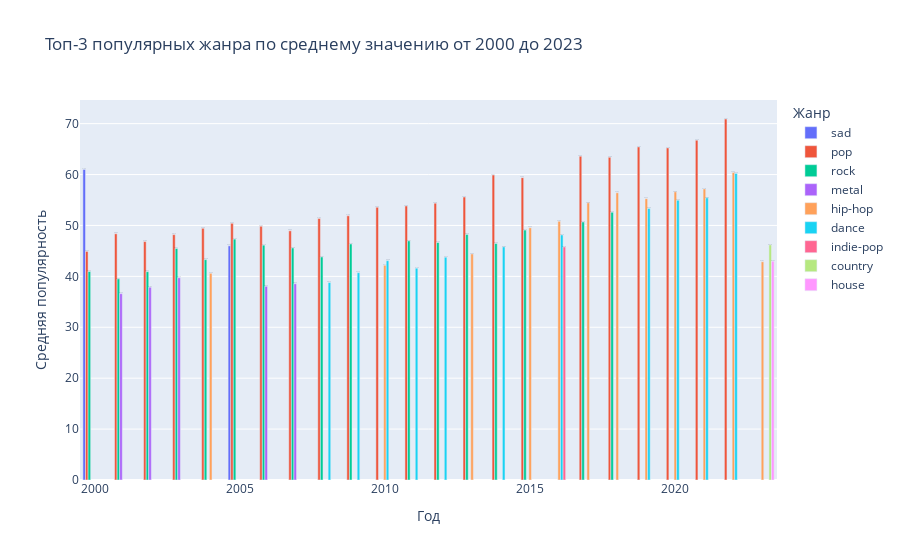

Notebook source saved alongside this figure:
### Markdown cell above
### 3. Как менялись популярные жанры от 2000 от 2023? 

**Результат**: Код, реализующий график:
- 3 самых популярных по среднему значению жанра каждого года, с подписью значений

График должен иметь название, подписанные оси и подпись значений

**Дополнительно**: Текстовый ответ, какие жанры оказывались в топ-3 чаще всего.

### Code cell
# YOUR CODE HERE
average_genre_popularity = df.groupby(['year', 'genre'])['popularity'].mean().reset_index()
top_3_genres = average_genre_popularity.sort_values(['year', 'popularity'], ascending=[True, False]).groupby('year').head(3)
fig = px.bar(top_3_genres, 
             x='year', 
             y='popularity', 
             color='genre', 
             text='popularity',
             title='Топ-3 популярных жанра по среднему значению от 2000 до 2023',
             labels={'year': 'Год', 'popularity': 'Средняя популярность'},
             barmode='group')
fig.update_traces(texttemplate='%{text:.2f}', textposition='outside')
fig.update_layout(yaxis_title='Средняя популярность', xaxis_title='Год', legend_title='Жанр')
fig.show()

### Figure 1 — Plotly figure (JSON) as saved in the notebook; plotly's stock layout.template omitted (floating-point values rounded to 4 significant figures)
{"data": [{"alignmentgroup": "True", "hovertemplate": "genre=sad<br>Год=%{x}<br>Средняя популярность=%{text}<extra></extra>", "legendgroup": "sad", "marker": {"color": "#636efa", "pattern": {"shape": ""}}, "name": "sad", "offsetgroup": "sad", "orientation": "v", "showlegend": true, "text": [61, 46], "textposition": "outside", "texttemplate": "%{text:.2f}", "type": "bar", "x": [2000, 2005], "xaxis": "x", "y": [61, 46], "yaxis": "y"}, {"alignmentgroup": "True", "hovertemplate": "genre=pop<br>Год=%{x}<br>Средняя популярность=%{text}<extra></extra>", "legendgroup": "pop", "marker": {"color": "#EF553B", "pattern": {"shape": ""}}, "name": "pop", "offsetgroup": "pop", "orientation": "v", "showlegend": true, "text": [44.9, 48.36, 46.83, 48.19, 49.44, 50.42, 49.84, 48.95, 51.36, 51.9, 53.56, 53.83, 54.38, 55.59, 59.91, 59.39, 63.59, 63.38, 65.42, 65.24, 66.74, 70.91], "textposition": "outside", "texttemplate": "%{text:.2f}", "type": "bar", "x": [2000, 2001, 2002, 2003, 2004, 2005, 2006, 2007, 2008, 2009, 2010, 2011, 2012, 2013, 2014, 2015, 2017, 2018, 2019, 2020, 2021, 2022], "xaxis": "x", "y": [44.9, 48.36, 46.83, 48.19, 49.44, 50.42, 49.84, 48.95, 51.36, 51.9, 53.56, 53.83, 54.38, 55.59, 59.91, 59.39, 63.59, 63.38, 65.42, 65.24, 66.74, 70.91], "yaxis": "y"}, {"alignmentgroup": "True", "hovertemplate": "genre=rock<br>Год=%{x}<br>Средняя популярность=%{text}<extra></extra>", "legendgroup": "rock", "marker": {"color": "#00cc96", "pattern": {"shape": ""}}, "name": "rock", "offsetgroup": "rock", "orientation": "v", "showlegend": true, "text": [40.95, 39.51, 40.92, 45.47, 43.28, 47.32, 46.13, 45.58, 43.81, 46.37, 46.97, 46.65, 48.23, 46.45, 49.1, 50.68, 52.59], "textposition": "outside", "texttemplate": "%{text:.2f}", "type": "bar", "x": [2000, 2001, 2002, 2003, 2004, 2005, 2006, 2007, 2008, 2009, 2011, 2012, 2013, 2014, 2015, 2017, 2018], "xaxis": "x", "y": [40.95, 39.51, 40.92, 45.47, 43.28, 47.32, 46.13, 45.58, 43.81, 46.37, 46.97, 46.65, 48.23, 46.45, 49.1, 50.68, 52.59], "yaxis": "y"}, {"alignmentgroup": "True", "hovertemplate": "genre=metal<br>Год=%{x}<br>Средняя популярность=%{text}<extra></extra>", "legendgroup": "metal", "marker": {"color": "#ab63fa", "pattern": {"shape": ""}}, "name": "metal", "offsetgroup": "metal", "orientation": "v", "showlegend": true, "text": [36.6, 37.86, 39.73, 38.04, 38.55], "textposition": "outside", "texttemplate": "%{text:.2f}", "type": "bar", "x": [2001, 2002, 2003, 2006, 2007], "xaxis": "x", "y": [36.6, 37.86, 39.73, 38.04, 38.55], "yaxis": "y"}, {"alignmentgroup": "True", "hovertemplate": "genre=hip-hop<br>Год=%{x}<br>Средняя популярность=%{text}<extra></extra>", "legendgroup": "hip-hop", "marker": {"color": "#FFA15A", "pattern": {"shape": ""}}, "name": "hip-hop", "offsetgroup": "hip-hop", "orientation": "v", "showlegend": true, "text": [40.6, 42.18, 44.4, 49.54, 50.82, 54.44, 56.42, 55.26, 56.6, 57.18, 60.4, 42.87], "textposition": "outside", "texttemplate": "%{text:.2f}", "type": "bar", "x": [2004, 2010, 2013, 2015, 2016, 2017, 2018, 2019, 2020, 2021, 2022, 2023], "xaxis": "x", "y": [40.6, 42.18, 44.4, 49.54, 50.82, 54.44, 56.42, 55.26, 56.6, 57.18, 60.4, 42.87], "yaxis": "y"}, {"alignmentgroup": "True", "hovertemplate": "genre=dance<br>Год=%{x}<br>Средняя популярность=%{text}<extra></extra>", "legendgroup": "dance", "marker": {"color": "#19d3f3", "pattern": {"shape": ""}}, "name": "dance", "offsetgroup": "dance", "orientation": "v", "showlegend": true, "text": [38.79, 40.73, 43.08, 41.6, 43.76, 45.8, 48.13, 53.34, 54.95, 55.42, 60.23], "textposition": "outside", "texttemplate": "%{text:.2f}", "type": "bar", "x": [2008, 2009, 2010, 2011, 2012, 2014, 2016, 2019, 2020, 2021, 2022], "xaxis": "x", "y": [38.79, 40.73, 43.08, 41.6, 43.76, 45.8, 48.13, 53.34, 54.95, 55.42, 60.23], "yaxis": "y"}, {"alignmentgroup": "True", "hovertemplate": "genre=indie-pop<br>Год=%{x}<br>Средняя популярность=%{text}<extra></extra>", "legendgroup": "indie-pop", "marker": {"color": "#FF6692", "pattern": {"shape": ""}}, "name": "indie-pop", "offsetgroup": "indie-pop", "orientation": "v", "showlegend": true, "text": [45.78], "textposition": "outside", "texttemplate": "%{text:.2f}", "type": "bar", "x": [2016], "xaxis": "x", "y": [45.78], "yaxis": "y"}, {"alignmentgroup": "True", "hovertemplate": "genre=country<br>Год=%{x}<br>Средняя популярность=%{text}<extra></extra>", "legendgroup": "country", "marker": {"color": "#B6E880", "pattern": {"shape": ""}}, "name": "country", "offsetgroup": "country", "orientation": "v", "showlegend": true, "text": [46.18], "textposition": "outside", "texttemplate": "%{text:.2f}", "type": "bar", "x": [2023], "xaxis": "x", "y": [46.18], "yaxis": "y"}, {"alignmentgroup": "True", "hovertemplate": "genre=house<br>Год=%{x}<br>Средняя популярность=%{text}<extra></extra>", "legendgroup": "house", "marker": {"color": "#FF97FF", "pattern": {"shape": ""}}, "name": "house", "offsetgroup": "house", "orientation": "v", "showlegend": true, "text": [42.97], "textposition": "outside", "texttemplate": "%{text:.2f}", "type": "bar", "x": [2023], "xaxis": "x", "y": [42.97], "yaxis": "y"}], "layout": {"barmode": "group", "legend": {"title": {"text": "Жанр"}, "tracegroupgap": 0}, "title": {"text": "Топ-3 популярных жанра по среднему значению от 2000 до 2023"}, "xaxis": {"anchor": "y", "domain": [0, 1], "title": {"text": "Год"}}, "yaxis": {"anchor": "x", "domain": [0, 1], "title": {"text": "Средняя популярность"}}}}
